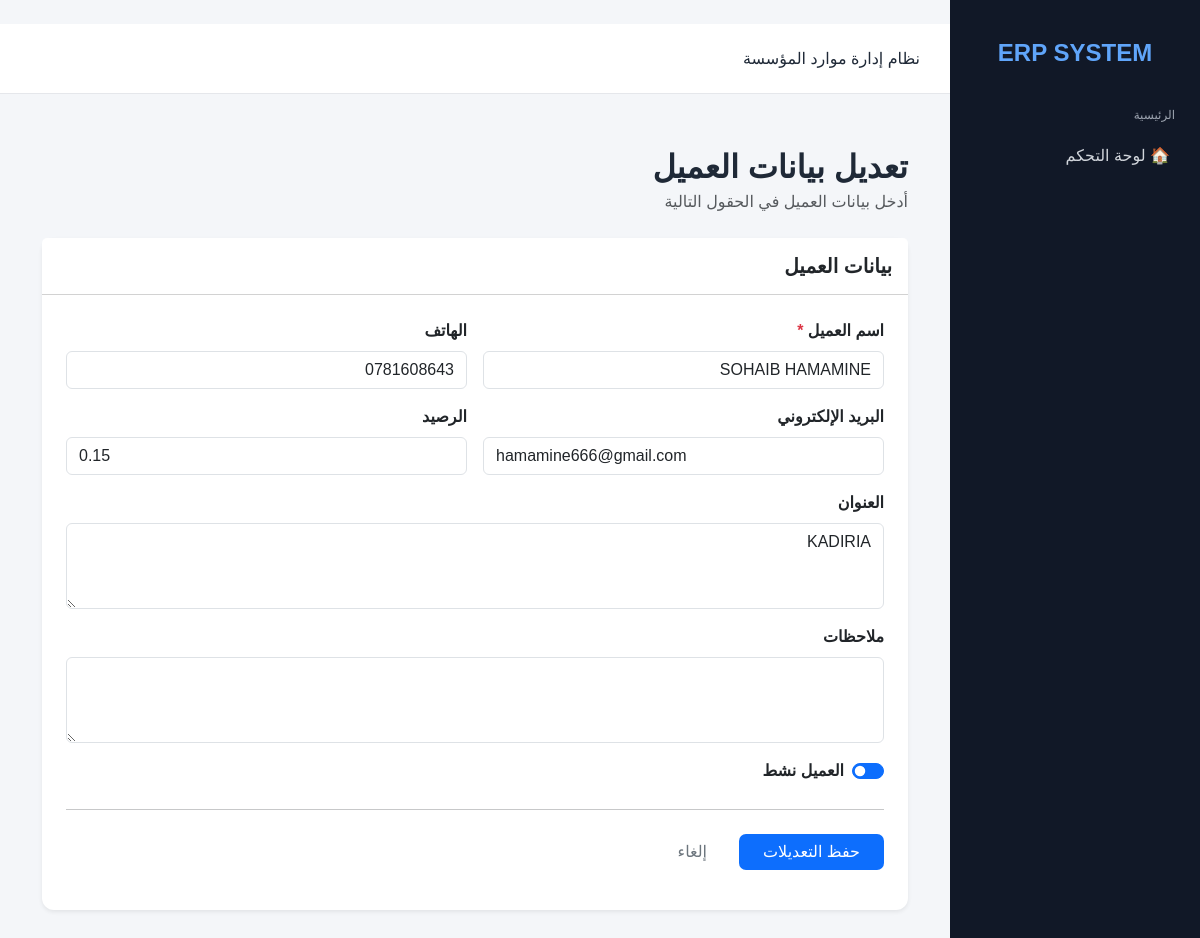
The app's page /customers/2/edit/ with its own data.
### customers/models.py (models this page shows, shortened)
class Customer(models.Model):
    name = models.CharField(
        max_length=200,
        verbose_name="اسم العميل"
    )
    phone = models.CharField(
        max_length=30,
        blank=True,
        verbose_name="الهاتف"
    )
    email = models.EmailField(
        blank=True,
        verbose_name="البريد الإلكتروني"
    )
    address = models.TextField(
        blank=True,
        verbose_name="العنوان"
    )
    notes = models.TextField(
        blank=True,
        verbose_name="ملاحظات"
    )
    balance = models.DecimalField(
        max_digits=12,
        decimal_places=2,
        default=0,
        verbose_name="الرصيد"
    )
    is_active = models.BooleanField(
        default=True,
        verbose_name="نشط"
    )
    created_at = models.DateTimeField(
        auto_now_add=True
    )
    updated_at = models.DateTimeField(
        auto_now=True
    )
    class Meta:
        verbose_name = "عميل"
        verbose_name_plural = "العملاء"
        ordering = ["name"]

### customers/views.py (the view)
def customer_edit(request, pk):
    customer = get_object_or_404(Customer, pk=pk)
    if request.method == "POST":
        form = CustomerForm(request.POST, instance=customer)
        if form.is_valid():
            form.save()
            return redirect("customers:list")
    else:
        form = CustomerForm(instance=customer)
    return render(
        request,
        "customers/form.html",
        {
            "form": form,
            "customer": customer,
        }
    )

### customers/forms.py
class CustomerForm(forms.ModelForm):
    class Meta:
        model = Customer
        fields = [
            "name",
            "phone",
            "email",
            "address",
            "notes",
            "balance",
            "is_active",
        ]
        widgets = {
            "name": forms.TextInput(attrs={
                "class": "form-control",
            }),
            "phone": forms.TextInput(attrs={
                "class": "form-control",
            }),
            "email": forms.EmailInput(attrs={
                "class": "form-control",
            }),
            "address": forms.Textarea(attrs={
                "class": "form-control",
                "rows": 3,
            }),
            "notes": forms.Textarea(attrs={
                "class": "form-control",
                "rows": 3,
            }),
            "balance": forms.NumberInput(attrs={
                "class": "form-control",
                "step": "0.01",
            }),
            "is_active": forms.CheckboxInput(attrs={
                "class": "form-check-input",
            }),
        }

### templates/customers/form.html (shortened to what this page needs)
{% extends "base.html" %}
{% block content %}
<div class="container py-4" dir="rtl">
    <div class="mb-4">
        <h2 class="fw-bold mb-1">
            {% if customer %}
                تعديل بيانات العميل
            {% else %}
                إضافة عميل جديد
            {% endif %}
        </h2>
        <p class="text-muted mb-0">
            أدخل بيانات العميل في الحقول التالية
        </p>
    </div>
    <div class="card shadow-sm border-0">
        <div class="card-header bg-white py-3">
            <h5 class="mb-0 fw-bold">بيانات العميل</h5>
        </div>
        <div class="card-body p-4">
            <form method="post" novalidate>
                <div class="row g-3">
                    <div class="col-md-6">
                        <label for="{{ form.name.id_for_label }}" class="form-label fw-semibold">
                            اسم العميل <span class="text-danger">*</span>
                        </label>
                        {{ form.name }}
                    </div>
                    <div class="col-md-6">
                        <label for="{{ form.phone.id_for_label }}" class="form-label fw-semibold">
                            الهاتف
                        </label>
                        {{ form.phone }}
                    </div>
                    <div class="col-md-6">
                        <label for="{{ form.email.id_for_label }}" class="form-label fw-semibold">
                            البريد الإلكتروني
                        </label>
                        {{ form.email }}
                    </div>
                    <div class="col-md-6">
                        <label for="{{ form.balance.id_for_label }}" class="form-label fw-semibold">
                            الرصيد
                        </label>
                        {{ form.balance }}
                    </div>
                    <div class="col-12">
                        <label for="{{ form.address.id_for_label }}" class="form-label fw-semibold">
                            العنوان
                        </label>
                        {{ form.address }}
                    </div>
                    <div class="col-12">
                        <label for="{{ form.notes.id_for_label }}" class="form-label fw-semibold">
                            ملاحظات
                        </label>
                        {{ form.notes }}
                    </div>
                    <div class="col-12">
                        <div class="form-check form-switch">
                            {{ form.is_active }}
                            <label for="{{ form.is_active.id_for_label }}" class="form-check-label fw-semibold">
                                العميل نشط
                            </label>
                        </div>
                    </div>
                </div>
                <hr class="my-4">
                <div class="d-flex gap-2 flex-wrap">
                    <button type="submit" class="btn btn-primary px-4">
                        {% if customer %}
                            حفظ التعديلات
                        {% else %}
                            حفظ العميل
                        {% endif %}
                    </button>
                    <a href="{% url 'customers:list' %}" class="btn btn-outline-secondary px-4">
                        إلغاء
                    </a>
                </div>
            </form>
        </div>
    </div>
</div>
{% endblock %}

### templates/base.html (style rules this page uses)
* { box-sizing: border-box; }
body { margin: 0; font-family: Tahoma, Arial, sans-serif; background: #f4f6f9; color: #1f2937; }
.btn { border: none; border-radius: 7px; cursor: pointer; text-decoration: none; }
.content .card { background: white; border-radius: 12px; box-shadow: 0 2px 10px rgba(0, 0, 0, .05); }

### records on screen
Customer: name "SOHAIB HAMAMINE", phone "0781608643", email "hamamine666@gmail.com", balance "0.15", address "KADIRIA", is_active "☑"
